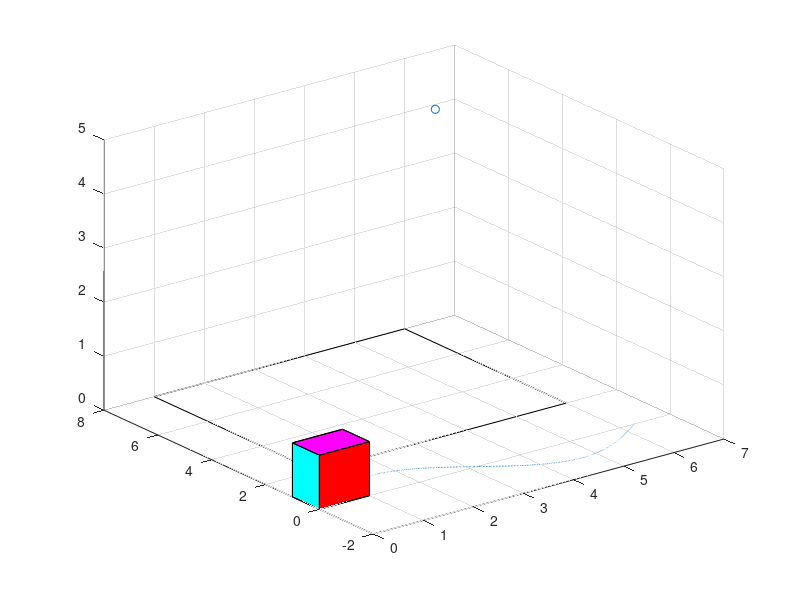

Write MATLAB code to recreate this figure.
% close all
% clear all
% clc
% t=-2.550; 
% acc=1.44e-10; 
% a=1.732*acc;
% 
% s=1:-0.02:0 ;
% %kx=(2*pi/(sqrt(3)*a))*s ;
% kx=linspace(2*pi/(sqrt(3)*a),0,size(s,2));
% ky=linspace(2*pi/(3*a),0,size(s,2));
% E1=t.*sqrt(1+4.*cos((sqrt(3).*a/2).*kx).*cos((a/2).*ky)+4.*cos((a/2).*ky).^2) ;
% E2=-E1; 
% 
% 
% plot(E1,'r') 
% hold on 
% plot(E2,'r')
% 
% E = [E1];
% En = E2;
% 
% s=0:0.02:1;
% kx=(2*pi/(sqrt(3)*a))*s;
% ky=0;
% E1=t.*sqrt(1+4.*cos((sqrt(3).*a/2).*kx).*cos((a/2).*ky)+4.*cos((a/2).*ky).^2);
% E2=-E1;
% 
% %plot(E1,'*')
% %hold on
% %plot(E2,'*')
% 
% E = [E E1];
% En = [En E2];
% 
% s=0:0.02:1;
% kx=(2*pi/(sqrt(3)*a));
% ky=(2*pi/(3*a))*s ;
% E1=t.*sqrt(1+4.*cos((sqrt(3).*a/2).*kx).*cos((a/2).*ky)+4.*cos((a/2).*ky).^2);
% E2=-E1; 
% 
% %plot(E1,'*')
% %hold on
% %plot(E2,'*')
% 
% 
% E = [E E1];
% En = [En E2];
% 
% plot(E)
% hold on;
% plot(En);


%3d plot genelleştirmesi için

close all;
clear; clc;
s = scatter3(5,5,5,'blue');
hold on
x = 0:0.01:2*pi;
r = rectangle('Position',[1 2 5 6]);
plot(x,sin(x));

vert = [0 0 0;1 0 0;1 1 0;0 1 0;0 0 1;1 0 1;1 1 1;0 1 1];
fac = [1 2 6 5;2 3 7 6;3 4 8 7;4 1 5 8;1 2 3 4;5 6 7 8];
patch('Vertices',vert,'Faces',fac,'FaceVertexCData',hsv(6),'FaceColor','flat')
%,...'FaceVertexCData',hsv(6),'FaceColor','flat'
